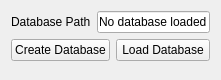
      <widget class="QWidget" name="page_10">
       <property name="geometry">
        <rect>
         <x>0</x>
         <y>0</y>
         <width>221</width>
         <height>80</height>
        </rect>
       </property>
       <attribute name="label">
        <string>Database I/O</string>
       </attribute>
       <layout class="QVBoxLayout" name="verticalLayout_5">
        <item>
         <layout class="QFormLayout" name="formLayout_9">
          <item row="0" column="0">
           <widget class="QLabel" name="display_database_path_label">
            <property name="text">
             <string>Database Path</string>
            </property>
           </widget>
          </item>
          <item row="0" column="1">
           <widget class="QLineEdit" name="display_database_path">
            <property name="text">
             <string>No database loaded</string>
            </property>
            <property name="alignment">
             <set>Qt::AlignCenter</set>
            </property>
            <property name="readOnly">
             <bool>true</bool>
            </property>
            <property name="clearButtonEnabled">
             <bool>false</bool>
            </property>
           </widget>
          </item>
         </layout>
        </item>
        <item>
         <layout class="QGridLayout" name="gridLayout_13">
          <item row="0" column="1">
           <widget class="QPushButton" name="load_database">
            <property name="text">
             <string>Load Database</string>
            </property>
           </widget>
          </item>
          <item row="0" column="0">
           <widget class="QPushButton" name="create_database">
            <property name="text">
             <string>Create Database</string>
            </property>
           </widget>
          </item>
         </layout>
        </item>
        <item>
         <spacer name="verticalSpacer_6">
          <property name="orientation">
           <enum>Qt::Vertical</enum>
          </property>
          <property name="sizeHint" stdset="0">
           <size>
            <width>20</width>
            <height>40</height>
           </size>
          </property>
         </spacer>
        </item>
       </layout>
      </widget>
